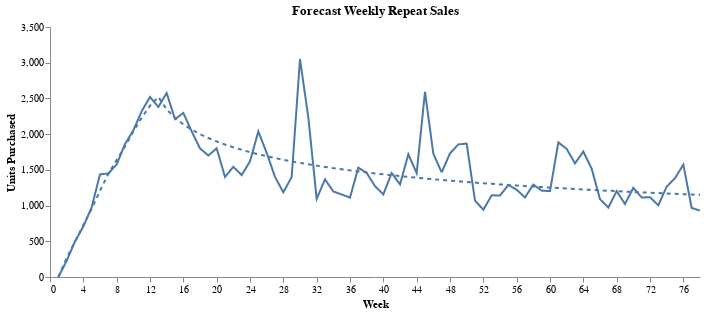

Notebook code cell kept with this figure:
### Code cell
full_weeks = np.arange(78) + 1
week_1_triers = np.zeros(78)
week_1_triers[0] = (alpha_T + beta_T - 1)/(alpha_T - 1) # expected number of units purchased in the trial week    
week_1_triers[1:] = gamma * (full_weeks[1:] - 1)**delta * beta_R / (alpha_R - 1) # expected repeat sales, number of units purchased w−i weeks after trial

rows = full_weeks.shape[0]
cols = trial_weeks.shape[0]

mean_weekly_unit_purchases = np.zeros((rows, cols))

row_indices = np.arange(rows)[:, None]
col_indices = np.arange(cols)[None, :]
lag_mask = row_indices >= col_indices

mean_weekly_unit_purchases[lag_mask] = week_1_triers[(row_indices - col_indices)[lag_mask]]
e_weekly_sales = np.sum(incr_triers * mean_weekly_unit_purchases, axis=1)

e_trial_sales = np.zeros((full_weeks.shape[0]))
e_trial_sales[:trial_weeks.shape[0]] = mean_weekly_unit_purchases.diagonal() * incr_triers
e_repeat_sales = e_weekly_sales - e_trial_sales

e_repeat_sales_df = pl.DataFrame({'Week': full_weeks,
                                  'Repeat Sales': e_repeat_sales})

forecasted_chart = (
    ChartTemp(e_repeat_sales_df)
    .line_encode(y_col='Repeat Sales', y_title='Units Purchased', x_range=78, dash=[4,4])
)

actual_chart = (
    ChartTemp(weekly_repeat_df.collect())
    .line_encode(y_col='Repeat Sales', y_title='Units Purchased', x_range=78)
)

chart = forecasted_chart + actual_chart

layered_line_prop(chart, 'Forecast Weekly Repeat Sales')

### Figure 1 — Vega-Lite specification as saved in the notebook (floating-point values rounded to 4 significant figures)
{"$schema": "https://vega.github.io/schema/vega-lite/v5.20.1.json", "config": {"axisX": {"grid": false}, "axisY": {"grid": false}, "view": {"continuousHeight": 300, "continuousWidth": 300, "stroke": null}}, "datasets": {"data-14fd598fe4278ef354a242d2df052a3e": [{"Repeat Sales": 0, "Week": 1}, {"Repeat Sales": 227, "Week": 2}, {"Repeat Sales": 497, "Week": 3}, {"Repeat Sales": 707, "Week": 4}, {"Repeat Sales": 976, "Week": 5}, {"Repeat Sales": 1437, "Week": 6}, {"Repeat Sales": 1449, "Week": 7}, {"Repeat Sales": 1576, "Week": 8}, {"Repeat Sales": 1861, "Week": 9}, {"Repeat Sales": 2053, "Week": 10}, {"Repeat Sales": 2320, "Week": 11}, {"Repeat Sales": 2520, "Week": 12}, {"Repeat Sales": 2381, "Week": 13}, {"Repeat Sales": 2575, "Week": 14}, {"Repeat Sales": 2210, "Week": 15}, {"Repeat Sales": 2297, "Week": 16}, {"Repeat Sales": 2039, "Week": 17}, {"Repeat Sales": 1800, "Week": 18}, {"Repeat Sales": 1701, "Week": 19}, {"Repeat Sales": 1801, "Week": 20}, {"Repeat Sales": 1400, "Week": 21}, {"Repeat Sales": 1543, "Week": 22}, {"Repeat Sales": 1427, "Week": 23}, {"Repeat Sales": 1619, "Week": 24}, {"Repeat Sales": 2038, "Week": 25}, {"Repeat Sales": 1738, "Week": 26}, {"Repeat Sales": 1402, "Week": 27}, {"Repeat Sales": 1186, "Week": 28}, {"Repeat Sales": 1398, "Week": 29}, {"Repeat Sales": 3050, "Week": 30}, {"Repeat Sales": 2233, "Week": 31}, {"Repeat Sales": 1095, "Week": 32}, {"Repeat Sales": 1367, "Week": 33}, {"Repeat Sales": 1197, "Week": 34}, {"Repeat Sales": 1155, "Week": 35}, {"Repeat Sales": 1112, "Week": 36}, {"Repeat Sales": 1532, "Week": 37}, {"Repeat Sales": 1456, "Week": 38}, {"Repeat Sales": 1272, "Week": 39}, {"Repeat Sales": 1157, "Week": 40}, {"Repeat Sales": 1456, "Week": 41}, {"Repeat Sales": 1296, "Week": 42}, {"Repeat Sales": 1718, "Week": 43}, {"Repeat Sales": 1454, "Week": 44}, {"Repeat Sales": 2592, "Week": 45}, {"Repeat Sales": 1726, "Week": 46}, {"Repeat Sales": 1464, "Week": 47}, {"Repeat Sales": 1731, "Week": 48}, {"Repeat Sales": 1856, "Week": 49}, {"Repeat Sales": 1868, "Week": 50}, {"Repeat Sales": 1069, "Week": 51}, {"Repeat Sales": 942, "Week": 52}, {"Repeat Sales": 1143, "Week": 53}, {"Repeat Sales": 1142, "Week": 54}, {"Repeat Sales": 1287, "Week": 55}, {"Repeat Sales": 1221, "Week": 56}, {"Repeat Sales": 1114, "Week": 57}, {"Repeat Sales": 1294, "Week": 58}, {"Repeat Sales": 1209, "Week": 59}, {"Repeat Sales": 1202, "Week": 60}, {"Repeat Sales": 1885, "Week": 61}, {"Repeat Sales": 1793, "Week": 62}, {"Repeat Sales": 1591, "Week": 63}, {"Repeat Sales": 1756, "Week": 64}, {"Repeat Sales": 1516, "Week": 65}, {"Repeat Sales": 1090, "Week": 66}, {"Repeat Sales": 973, "Week": 67}, {"Repeat Sales": 1202, "Week": 68}, {"Repeat Sales": 1022, "Week": 69}, {"Repeat Sales": 1249, "Week": 70}, {"Repeat Sales": 1113, "Week": 71}, {"Repeat Sales": 1117, "Week": 72}, {"Repeat Sales": 1004, "Week": 73}, {"Repeat Sales": 1265, "Week": 74}, {"Repeat Sales": 1383, "Week": 75}, {"Repeat Sales": 1573, "Week": 76}, {"Repeat Sales": 967, "Week": 77}, {"Repeat Sales": 929, "Week": 78}], "data-dc1122492824ed16a5f4862d8387b29c": [{"Repeat Sales": 0, "Week": 1}, {"Repeat Sales": 266.0, "Week": 2}, {"Repeat Sales": 494.8, "Week": 3}, {"Repeat Sales": 727.7, "Week": 4}, {"Repeat Sales": 955.8, "Week": 5}, {"Repeat Sales": 1207.0, "Week": 6}, {"Repeat Sales": 1443.0, "Week": 7}, {"Repeat Sales": 1636.0, "Week": 8}, {"Repeat Sales": 1826.0, "Week": 9}, {"Repeat Sales": 2037.0, "Week": 10}, {"Repeat Sales": 2231.0, "Week": 11}, {"Repeat Sales": 2398.0, "Week": 12}, {"Repeat Sales": 2521.0, "Week": 13}, {"Repeat Sales": 2347.0, "Week": 14}, {"Repeat Sales": 2229.0, "Week": 15}, {"Repeat Sales": 2138.0, "Week": 16}, {"Repeat Sales": 2063.0, "Week": 17}, {"Repeat Sales": 2000.0, "Week": 18}, {"Repeat Sales": 1946.0, "Week": 19}, {"Repeat Sales": 1898.0, "Week": 20}, {"Repeat Sales": 1855.0, "Week": 21}, {"Repeat Sales": 1816.0, "Week": 22}, {"Repeat Sales": 1781.0, "Week": 23}, {"Repeat Sales": 1748.0, "Week": 24}, {"Repeat Sales": 1719.0, "Week": 25}, {"Repeat Sales": 1691.0, "Week": 26}, {"Repeat Sales": 1666.0, "Week": 27}, {"Repeat Sales": 1642.0, "Week": 28}, {"Repeat Sales": 1619.0, "Week": 29}, {"Repeat Sales": 1598.0, "Week": 30}, {"Repeat Sales": 1578.0, "Week": 31}, {"Repeat Sales": 1559.0, "Week": 32}, {"Repeat Sales": 1541.0, "Week": 33}, {"Repeat Sales": 1524.0, "Week": 34}, {"Repeat Sales": 1508.0, "Week": 35}, {"Repeat Sales": 1493.0, "Week": 36}, {"Repeat Sales": 1478.0, "Week": 37}, {"Repeat Sales": 1464.0, "Week": 38}, {"Repeat Sales": 1450.0, "Week": 39}, {"Repeat Sales": 1437.0, "Week": 40}, {"Repeat Sales": 1425.0, "Week": 41}, {"Repeat Sales": 1413.0, "Week": 42}, {"Repeat Sales": 1401.0, "Week": 43}, {"Repeat Sales": 1390.0, "Week": 44}, {"Repeat Sales": 1379.0, "Week": 45}, {"Repeat Sales": 1369.0, "Week": 46}, {"Repeat Sales": 1359.0, "Week": 47}, {"Repeat Sales": 1349.0, "Week": 48}, {"Repeat Sales": 1340.0, "Week": 49}, {"Repeat Sales": 1331.0, "Week": 50}, {"Repeat Sales": 1322.0, "Week": 51}, {"Repeat Sales": 1313.0, "Week": 52}, {"Repeat Sales": 1305.0, "Week": 53}, {"Repeat Sales": 1297.0, "Week": 54}, {"Repeat Sales": 1289.0, "Week": 55}, {"Repeat Sales": 1281.0, "Week": 56}, {"Repeat Sales": 1273.0, "Week": 57}, {"Repeat Sales": 1266.0, "Week": 58}, {"Repeat Sales": 1259.0, "Week": 59}, {"Repeat Sales": 1252.0, "Week": 60}, {"Repeat Sales": 1245.0, "Week": 61}, {"Repeat Sales": 1239.0, "Week": 62}, {"Repeat Sales": 1232.0, "Week": 63}, {"Repeat Sales": 1226.0, "Week": 64}, {"Repeat Sales": 1220.0, "Week": 65}, {"Repeat Sales": 1213.0, "Week": 66}, {"Repeat Sales": 1208.0, "Week": 67}, {"Repeat Sales": 1202.0, "Week": 68}, {"Repeat Sales": 1196.0, "Week": 69}, {"Repeat Sales": 1191.0, "Week": 70}, {"Repeat Sales": 1185.0, "Week": 71}, {"Repeat Sales": 1180.0, "Week": 72}, {"Repeat Sales": 1175.0, "Week": 73}, {"Repeat Sales": 1169.0, "Week": 74}, {"Repeat Sales": 1164.0, "Week": 75}, {"Repeat Sales": 1159.0, "Week": 76}, {"Repeat Sales": 1155.0, "Week": 77}, {"Repeat Sales": 1150.0, "Week": 78}]}, "height": 250, "layer": [{"data": {"name": "data-dc1122492824ed16a5f4862d8387b29c"}, "encoding": {"color": {}, "x": {"axis": {"labelExpr": "datum.value", "title": "Week", "values": [0, 4, 8, 12, 16, 20, 24, 28, 32, 36, 40, 44, 48, 52, 56, 60, 64, 68, 72, 76]}, "field": "Week", "scale": {"domain": [0, 78]}, "type": "quantitative"}, "y": {"field": "Repeat Sales", "scale": {}, "title": "Units Purchased", "type": "quantitative"}}, "mark": {"strokeDash": [4, 4], "strokeWidth": 2, "type": "line"}}, {"data": {"name": "data-14fd598fe4278ef354a242d2df052a3e"}, "encoding": {"color": {}, "x": {"axis": {"labelExpr": "datum.value", "title": "Week", "values": [0, 4, 8, 12, 16, 20, 24, 28, 32, 36, 40, 44, 48, 52, 56, 60, 64, 68, 72, 76]}, "field": "Week", "scale": {"domain": [0, 78]}, "type": "quantitative"}, "y": {"field": "Repeat Sales", "scale": {}, "title": "Units Purchased", "type": "quantitative"}}, "mark": {"strokeDash": [1, 0], "strokeWidth": 2, "type": "line"}}], "title": "Forecast Weekly Repeat Sales", "width": 650}
